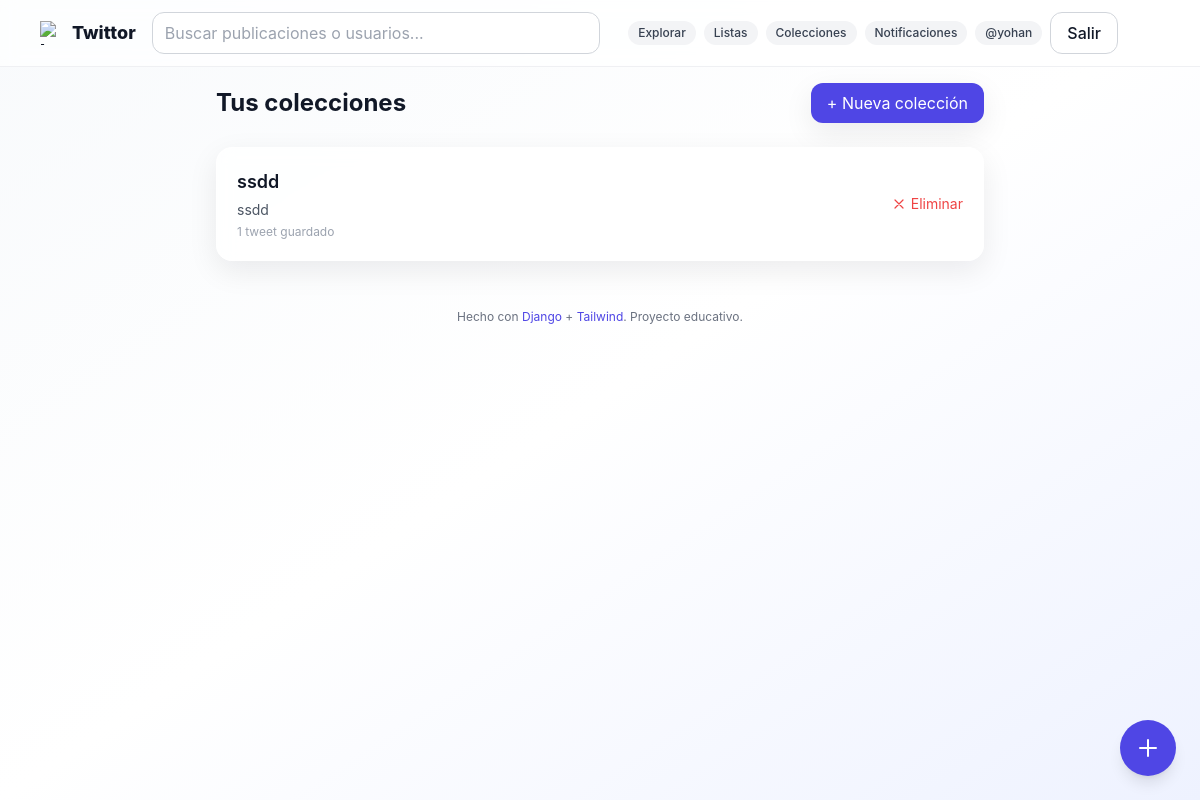
The page /colecciones/ (signed in) on the database its author committed.
### core/models.py (models this page shows, shortened)
class Coleccion(models.Model):
    nombre = models.CharField(max_length=100)
    descripcion = models.TextField(blank=True)
    usuario = models.ForeignKey(User, on_delete=models.CASCADE, related_name='colecciones')
    tweets = models.ManyToManyField('Tweet', blank=True, related_name='colecciones')
    creada_en = models.DateTimeField(auto_now_add=True)

### core/views.py (the view)
# urls.py: path('colecciones/', views.lista_colecciones, name='lista_colecciones'),
@login_required
def lista_colecciones(request):
    colecciones = Coleccion.objects.filter(usuario=request.user)
    return render(request, 'core/colecciones_list.html', {'colecciones': colecciones})

### templates/core/colecciones_list.html (shortened to what this page needs)
{% extends 'base.html' %}
{% block content %}
<div class="max-w-3xl mx-auto space-y-6">
  <div class="flex items-center justify-between">
    <h1 class="text-2xl font-bold">Tus colecciones</h1>
    <a href="{% url 'crear_coleccion' %}"
       class="px-4 py-2 bg-brand-600 hover:bg-brand-700 text-white rounded-xl shadow-soft transition">
      + Nueva colección
    </a>
  </div>
  {% if colecciones %}
    <div class="grid gap-4">
      {% for c in colecciones %}
      <div class="card p-5 flex justify-between items-center hover:shadow-md transition">
        <div>
          <a href="{% url 'detalle_coleccion' c.id %}" class="text-lg font-semibold hover:underline">
            {{ c.nombre }}
          </a>
          {% if c.descripcion %}
            <p class="text-sm text-gray-600 dark:text-gray-400 mt-1">{{ c.descripcion }}</p>
          {% endif %}
          <p class="text-xs text-gray-400 mt-1">
            {{ c.tweets.count }} tweet{{ c.tweets.count|pluralize }} guardado{{ c.tweets.count|pluralize }}
          </p>
        </div>
        <form action="{% url 'eliminar_coleccion' c.id %}" method="post" onsubmit="return confirm('¿Eliminar esta colección?')" class="ml-3">
          <button class="text-red-500 hover:text-red-700 text-sm flex items-center gap-1">
            <svg xmlns="http://www.w3.org/2000/svg" class="w-4 h-4" fill="none" stroke="currentColor" stroke-width="1.8" viewBox="0 0 24 24">
              <path stroke-linecap="round" stroke-linejoin="round" d="M6 18L18 6M6 6l12 12"/>
            </svg>
            Eliminar
          </button>
        </form>
      </div>
      {% endfor %}
    </div>
  {% endif %}
</div>
{% endblock %}

### templates/base.html (shortened to what this page needs)
{% load static %}
<!doctype html>
<html lang="es">
<head>
  <script src="https://cdn.tailwindcss.com"></script>
</head>
<body class="bg-gradient-to-br from-slate-50 via-white to-indigo-50 dark:from-gray-950 dark:via-gray-950 dark:to-gray-900 text-gray-900 dark:text-gray-100 transition-colors duration-300">
  <nav class="sticky top-0 z-20 bg-white/70 dark:bg-gray-900/60 backdrop-blur border-b border-gray-200/60 dark:border-white/5 transition-colors duration-300">
    <div class="max-w-6xl mx-auto px-4 py-3 flex items-center gap-4">
      <a href="{% url 'timeline' %}" class="flex items-center gap-2 font-extrabold text-lg">
        <img src="{% static 'logo.svg' %}" class="w-6 h-6" alt="logo">
        Twittor
      </a>
      <form action="{% url 'search' %}" method="get" class="hidden md:flex items-center gap-2 flex-1 max-w-md">
        <input type="text" name="q" placeholder="Buscar publicaciones o usuarios..." class="input">
      </form>
      <div class="flex items-center gap-2 ml-auto">
        <a href="{% url 'explore' %}" class="chip">Explorar</a>
        {% if user.is_authenticated %}
          <a href="{% url 'my_lists' %}" class="chip">Listas</a>
          <a href="{% url 'lista_colecciones' %}" class="chip">Colecciones</a>
        {% endif %}
        <a href="{% url 'notifications' %}" class="chip">Notificaciones</a>
        {% if user.is_authenticated %}
          <a href="{% url 'profile' user.username %}" class="chip">@{{ user.username }}</a>
          <form action="{% url 'logout' %}" method="post" class="inline">
            <button class="btn-outline">Salir</button>
          </form>
        {% else %}
          <a href="{% url 'login' %}" class="btn-outline">Entrar</a>
          <a href="{% url 'signup' %}" class="btn-primary">Crear cuenta</a>
        {% endif %}
        <button id="themeToggle" class="btn-ghost" title="Cambiar tema">
        </button>
      </div>
    </div>
  </nav>
  <main class="max-w-6xl mx-auto p-4">
    {% block content %}{% endblock %}
  </main>
  {% if user.is_authenticated %}
    <a href="{% url 'list_create' %}" title="Crear nueva lista" class="fab">
      <svg xmlns="http://www.w3.org/2000/svg" fill="none" viewBox="0 0 24 24" stroke="currentColor" class="w-6 h-6">
        <path stroke-linecap="round" stroke-linejoin="round" stroke-width="2" d="M12 4v16m8-8H4"/>
      </svg>
    </a>
  {% endif %}
  <footer class="text-center text-xs text-gray-500 py-8">
    Hecho con <span class="text-brand-600">Django</span> + <span class="text-brand-600">Tailwind</span>. Proyecto educativo.
  </footer>
</body>
</html>

### templates/base.html (style rules this page uses)
html, body { height: 100%; }

### rows shown on the page
Coleccion: nombre "ssdd", descripcion "ssdd", tweets.count "1"

### other values the page prints
{{ user.username }} "yohan"
